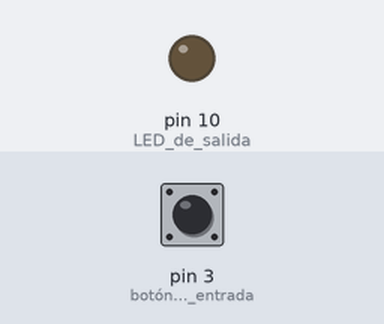
This sketch was run on a simulated Arduino Uno, built with avr-gcc and run on an emulated ATmega328P. Parts: output pins drawn as LEDs (lit = HIGH). The test bench sets the inputs (shaded band); at power-on: pin 3 (botón_de_entrada) HIGH.

Above: at 0.8 s.
0.9 s: pin 3 (botón_de_entrada) pulled LOW for 0.15 s
At 1.7 s:
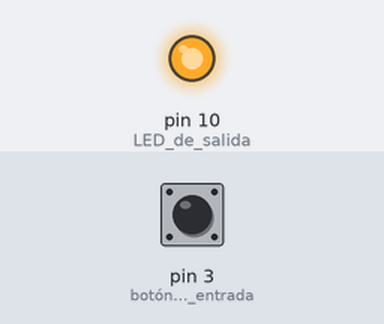
3.4 s: pin 3 (botón_de_entrada) pulled LOW for 3.2 s
At 7.9 s:
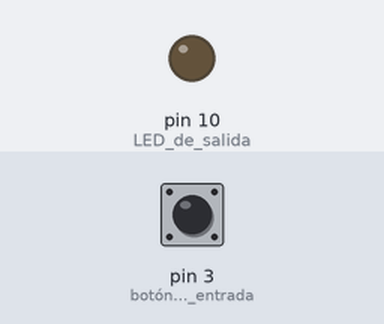
Timing chart, 0 to 9.4 s (numbered marks = the images above; inputs shaded):
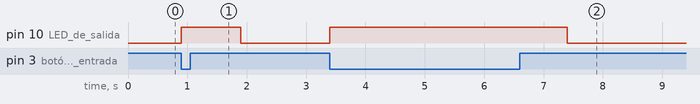

Measured:
- after the input at 0.9 s, pin 10 (LED_de_salida): LOW → HIGH at once, → LOW 1.0 s later
- after the input at 3.4 s, pin 10 (LED_de_salida): LOW → HIGH at once, → LOW 4.0 s later

The sketch:

pulsador.ino
```cpp
int pulsador = LOW;
void setup() {
pinMode(10,OUTPUT); // LED de salida
pinMode(3,INPUT); // botón de entrada, conectado por defecto a GND
digitalWrite(10,LOW); // apagado al principio
toque();
}
void loop() {}
void toque() {
while (pulsador == LOW) {
if (digitalRead(3) == LOW) { // pulsado el botón
digitalWrite(10,HIGH); // encender el LED
delay(1000);
digitalWrite(10,LOW);
pulsador = LOW;
}
}
}
```
